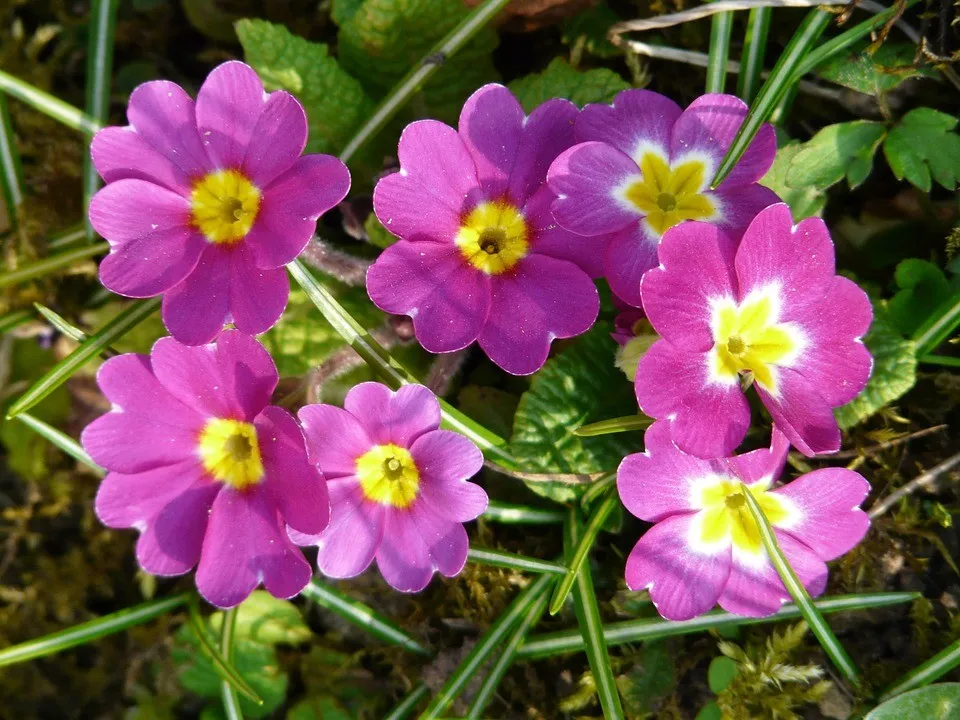
#> input picture atividade02/src/imagens/entrada/flores.png, 960 x 720 px, found by its file name
$ python pratica02.py
#> lines starting #> are read from the running program, lines starting #| are printed output that depends on the picture
# Site de converção de RBG para HSV: https://www.peko-step.com/pt/tool/hsvrgb.html
from PIL import Image
import os
import math

def salvar_imagem(imagem: Image, pasta: str, nome_imagem: str):
    diretorio_atual = os.path.dirname(os.path.abspath(__file__))
    caminho_imagem = os.path.join(diretorio_atual, "imagens\\"+pasta, nome_imagem)
    imagem.save(caminho_imagem)

def obter_arquivo_imagem(nome_imagem: str) -> Image :
#> called with nome_imagem = 'flores.png'
    diretorio_atual = os.path.dirname(os.path.abspath(__file__))
    caminho_imagem = os.path.join(diretorio_atual, "imagens\\entrada", nome_imagem)

    return Image.open(caminho_imagem)
#> returned value is the input picture: PIL image 960x720 RGB; mean R, G, B 116.9, 81.7, 82.1

# [15 lines left out: function calcular_hue, not called in this run]

def calcular_saturation(delta_intensidade, max_intensidade):
    return (0 if (max_intensidade == 0)  else (delta_intensidade / max_intensidade))

def calcular_porcentagem_para_valor(porcentagem):
    return round(255 * porcentagem)

def calcular_valor_para_porcentagem(valor):
    return round(((100 * valor) / 255) / 100)


# [49 lines left out: functions rgb_to_hsv, calcular_rgb_linha, hsv_to_rgb, not called in this run]

def transformar_modelo_colorido_para_preto_branco(r: int, g:int, b:int) -> tuple[int, int, int]:
    intensidade: int = round((r + g + b) / 3)

    return (intensidade, intensidade, intensidade)

# [28 lines left out: functions separar_canal_cor, separar_imagem_em_canais_cores, not called in this run]

def trasnformar_imagem_para_preto_branco(nome_imagem: str):
    imagem_origem: Image = (obter_arquivo_imagem(nome_imagem)).convert("RGB")
    largura, altura = imagem_origem.size
#> largura = 960; altura = 720

    imagem_preto_branco: Image = Image.new("RGB", imagem_origem.size)
#> imagem_preto_branco: PIL image 960x720 RGB; every value is 0
    matriz_pixels_imagem_origem = imagem_origem.load()
    for l in range(largura):
        for a in range(altura):
            r, g, b = matriz_pixels_imagem_origem[l, a]
            cor_preto_branco: tuple[int, int, int] = transformar_modelo_colorido_para_preto_branco(r, g, b)
            imagem_preto_branco.putpixel((l, a), cor_preto_branco)
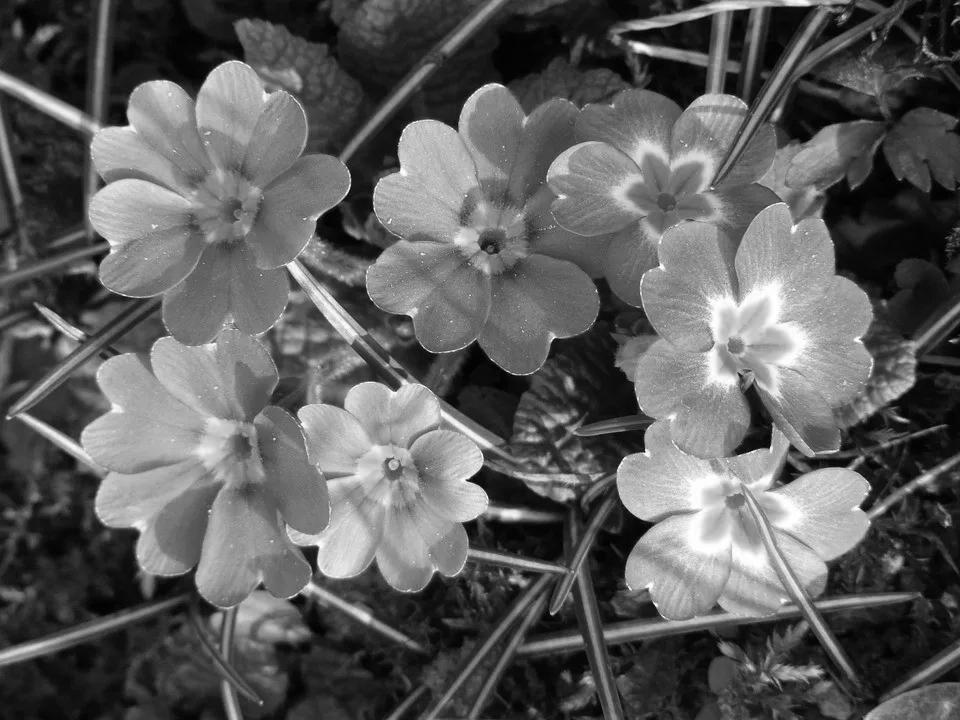
#> imagem_preto_branco: PIL image 960x720 RGB; min 0, max 255, mean 93.6

    salvar_imagem(imagem_preto_branco, "preto_branco", "imagem_preto_branco_"+nome_imagem)

def main():
    # [8 lines of commented-out code are left out]
    trasnformar_imagem_para_preto_branco("flores.png")
main()
